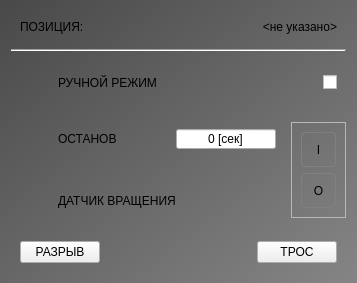
<?xml version="1.0" encoding="UTF-8"?>
<ui version="4.0">
 <class>GearNORI</class>
 <widget class="QDialog" name="GearNORI">
  <property name="geometry">
   <rect>
    <x>0</x>
    <y>0</y>
    <width>357</width>
    <height>281</height>
   </rect>
  </property>
  <property name="windowTitle">
   <string>Управление НОРИЕЙ</string>
  </property>
  <property name="styleSheet">
   <string notr="true">#centralwidget,#GearNORI
{
	background-color: qlineargradient(spread:pad, x1:0, y1:0, x2:1, y2:1, stop:0 rgba(73, 73, 73, 255), stop:1 rgba(133, 133, 133, 255));
}
QAbstractButton:flat
{
	border: 1px solid gray;
	border-radius: 4px;
}
QAbstractButton:flat:pressed
{
	background-color: green;
}
QAbstractButton:flat[style=&quot;open&quot;]
{
	image: url(:/concrete/stop.png);
}
QAbstractButton:flat:pressed[style=&quot;open&quot;]
{
	image: url(:/concrete/down.png);
}
QAbstractButton:flat:checked[style=&quot;open&quot;]
{
	image: url(:/concrete/down.png);
}
QLabel[style=&quot;huge&quot;]
{
	font-size: 20pt;
	font-weight: bold;
	color: white;
}
QLabel[style=&quot;gigantic&quot;]
{
	font-size: 32pt;
	font-weight: bold;
	color: white;
}

QLabel[style=&quot;badge&quot;]
{
	border: 1px solid red;
	background-color: rgba(0,0,0,100);
	color: white;
	border-radius: 4px;
}
QLabel[style=&quot;vodoley-status&quot;]
{
	border: none;
	background-color: rgb(98, 160, 234);
	color: white;
	border-radius: 4px;
	font-weight: bold;
	font-size: 9pt;
	padding: 8px;
}
QLabel[style='hint']
{
	color: lightGray;
	font-weight: bold;
	font-size: 10pt;
}
QLabel[style='tips']
{
	color: lightGray;
	font-size: 7pt;
}
QLabel[style='sys']
{
	color: yellow;
	font-size: 7pt;
}
QGroupBox[style=&quot;vodoley&quot;]
{
	background-color: rgb(94, 92, 100);
	border: 1px solid gray;
}
QAbstractButton:flat[style=&quot;danger&quot;]
{
	background-color: rgba(224, 27, 36,80);
	color: lightGray;
}
QAbstractButton:flat::checked[style=&quot;danger&quot;]
{
	background-color: rgba(224, 27, 36,255);
	color: white;
}
QAbstractButton:flat[style=&quot;warning&quot;]
{
	background-color: rgba(46, 194, 126,80);
	color: lightGray;
}
QAbstractButton:flat::checked[style=&quot;warning&quot;]
{
	background-color: rgb(46, 194, 126);
	color: white;
}
</string>
  </property>
  <layout class="QGridLayout" name="gridLayout">
   <item row="0" column="0" colspan="2">
    <widget class="QWidget" name="row_1" native="true">
     <layout class="QHBoxLayout" name="horizontalLayout">
      <item>
       <widget class="QLabel" name="hint_name">
        <property name="text">
         <string>ПОЗИЦИЯ:</string>
        </property>
        <property name="style" stdset="0">
         <string>hint</string>
        </property>
       </widget>
      </item>
      <item>
       <widget class="QLabel" name="name">
        <property name="minimumSize">
         <size>
          <width>100</width>
          <height>0</height>
         </size>
        </property>
        <property name="text">
         <string>&lt;не указано&gt;</string>
        </property>
        <property name="alignment">
         <set>Qt::AlignRight|Qt::AlignTrailing|Qt::AlignVCenter</set>
        </property>
        <property name="style" stdset="0">
         <string>hint</string>
        </property>
       </widget>
      </item>
     </layout>
    </widget>
   </item>
   <item row="3" column="0">
    <widget class="QWidget" name="row_3" native="true">
     <layout class="QHBoxLayout" name="horizontalLayout_3">
      <item>
       <widget class="QLabel" name="icon_startup_t">
        <property name="minimumSize">
         <size>
          <width>32</width>
          <height>32</height>
         </size>
        </property>
        <property name="maximumSize">
         <size>
          <width>32</width>
          <height>32</height>
         </size>
        </property>
        <property name="text">
         <string/>
        </property>
        <property name="pixmap">
         <pixmap resource="../resources.qrc">:/timer.png</pixmap>
        </property>
        <property name="scaledContents">
         <bool>true</bool>
        </property>
       </widget>
      </item>
      <item>
       <widget class="QLabel" name="hint_startup_t">
        <property name="text">
         <string>ОСТАНОВ</string>
        </property>
        <property name="style" stdset="0">
         <string>hint</string>
        </property>
       </widget>
      </item>
      <item alignment="Qt::AlignRight">
       <widget class="QSpinBox" name="startup_t">
        <property name="minimumSize">
         <size>
          <width>100</width>
          <height>0</height>
         </size>
        </property>
        <property name="maximumSize">
         <size>
          <width>100</width>
          <height>16777215</height>
         </size>
        </property>
        <property name="alignment">
         <set>Qt::AlignCenter</set>
        </property>
        <property name="buttonSymbols">
         <enum>QAbstractSpinBox::NoButtons</enum>
        </property>
        <property name="suffix">
         <string> [сек]</string>
        </property>
        <property name="maximum">
         <number>100</number>
        </property>
       </widget>
      </item>
     </layout>
    </widget>
   </item>
   <item row="3" column="1" rowspan="3" alignment="Qt::AlignVCenter">
    <widget class="QFrame" name="console">
     <property name="minimumSize">
      <size>
       <width>55</width>
       <height>96</height>
      </size>
     </property>
     <property name="maximumSize">
      <size>
       <width>55</width>
       <height>16777215</height>
      </size>
     </property>
     <property name="frameShape">
      <enum>QFrame::StyledPanel</enum>
     </property>
     <layout class="QVBoxLayout" name="verticalLayout_15">
      <item>
       <widget class="QPushButton" name="on">
        <property name="sizePolicy">
         <sizepolicy hsizetype="Minimum" vsizetype="Preferred">
          <horstretch>0</horstretch>
          <verstretch>0</verstretch>
         </sizepolicy>
        </property>
        <property name="cursor">
         <cursorShape>PointingHandCursor</cursorShape>
        </property>
        <property name="text">
         <string>I</string>
        </property>
        <property name="flat">
         <bool>true</bool>
        </property>
        <property name="style" stdset="0">
         <string>danger</string>
        </property>
       </widget>
      </item>
      <item>
       <widget class="QPushButton" name="off">
        <property name="sizePolicy">
         <sizepolicy hsizetype="Minimum" vsizetype="Preferred">
          <horstretch>0</horstretch>
          <verstretch>0</verstretch>
         </sizepolicy>
        </property>
        <property name="cursor">
         <cursorShape>PointingHandCursor</cursorShape>
        </property>
        <property name="text">
         <string>O</string>
        </property>
        <property name="flat">
         <bool>true</bool>
        </property>
        <property name="style" stdset="0">
         <string>warning</string>
        </property>
       </widget>
      </item>
     </layout>
    </widget>
   </item>
   <item row="5" column="0">
    <widget class="QWidget" name="row_5" native="true">
     <layout class="QHBoxLayout" name="horizontalLayout_5">
      <item>
       <widget class="QLabel" name="icon_rot">
        <property name="minimumSize">
         <size>
          <width>32</width>
          <height>32</height>
         </size>
        </property>
        <property name="maximumSize">
         <size>
          <width>32</width>
          <height>32</height>
         </size>
        </property>
        <property name="styleSheet">
         <string notr="true">padding: 6px;</string>
        </property>
        <property name="text">
         <string/>
        </property>
        <property name="pixmap">
         <pixmap resource="../resources.qrc">:/green-led.png</pixmap>
        </property>
        <property name="scaledContents">
         <bool>true</bool>
        </property>
       </widget>
      </item>
      <item>
       <widget class="QLabel" name="hint_rot">
        <property name="text">
         <string>ДАТЧИК ВРАЩЕНИЯ</string>
        </property>
        <property name="style" stdset="0">
         <string>hint</string>
        </property>
       </widget>
      </item>
     </layout>
    </widget>
   </item>
   <item row="1" column="0" colspan="2">
    <widget class="Line" name="line">
     <property name="orientation">
      <enum>Qt::Horizontal</enum>
     </property>
    </widget>
   </item>
   <item row="2" column="0" colspan="2">
    <widget class="QWidget" name="row_4" native="true">
     <layout class="QHBoxLayout" name="horizontalLayout_4">
      <item>
       <widget class="QLabel" name="icon_manual">
        <property name="minimumSize">
         <size>
          <width>32</width>
          <height>32</height>
         </size>
        </property>
        <property name="maximumSize">
         <size>
          <width>32</width>
          <height>32</height>
         </size>
        </property>
        <property name="text">
         <string/>
        </property>
        <property name="pixmap">
         <pixmap resource="../resources.qrc">:/hand.png</pixmap>
        </property>
        <property name="scaledContents">
         <bool>true</bool>
        </property>
       </widget>
      </item>
      <item>
       <widget class="QLabel" name="hint_fq_3">
        <property name="text">
         <string>РУЧНОЙ РЕЖИМ</string>
        </property>
        <property name="style" stdset="0">
         <string>hint</string>
        </property>
       </widget>
      </item>
      <item>
       <widget class="QCheckBox" name="manual">
        <property name="layoutDirection">
         <enum>Qt::RightToLeft</enum>
        </property>
        <property name="text">
         <string/>
        </property>
       </widget>
      </item>
     </layout>
    </widget>
   </item>
   <item row="6" column="0" colspan="2">
    <widget class="QWidget" name="row_6" native="true">
     <layout class="QHBoxLayout" name="horizontalLayout_6">
      <item>
       <widget class="QPushButton" name="test_fault">
        <property name="text">
         <string>РАЗРЫВ</string>
        </property>
        <property name="rsn" stdset="0">
         <number>0</number>
        </property>
       </widget>
      </item>
      <item>
       <spacer name="horizontalSpacer">
        <property name="orientation">
         <enum>Qt::Horizontal</enum>
        </property>
        <property name="sizeHint" stdset="0">
         <size>
          <width>40</width>
          <height>20</height>
         </size>
        </property>
       </spacer>
      </item>
      <item>
       <widget class="QPushButton" name="test_lock">
        <property name="text">
         <string>ТРОС</string>
        </property>
        <property name="rsn" stdset="0">
         <number>0</number>
        </property>
       </widget>
      </item>
     </layout>
    </widget>
   </item>
  </layout>
 </widget>
 <resources>
  <include location="../resources.qrc"/>
 </resources>
 <connections/>
</ui>
